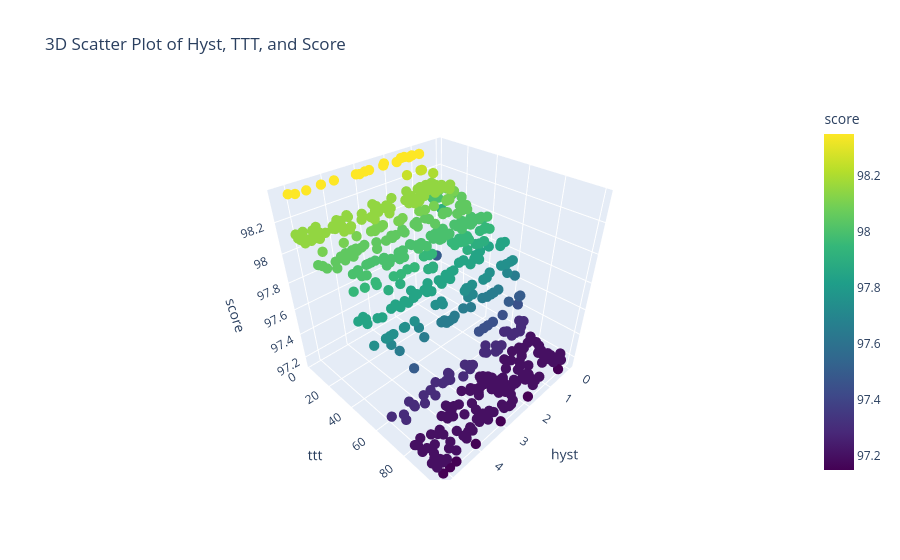

Notebook code cell kept with this figure:
### Code cell
plots.plot_3d_hyst_ttt_score(score)

### Figure 1 — Plotly figure (JSON) as saved in the notebook; plotly's stock layout.template omitted (floating-point values rounded to 4 significant figures; data arrays with more than 128 entries replaced by an {"elided": "..."} marker saying what was removed)
{"data": [{"hovertemplate": "hyst=%{x}<br>ttt=%{y}<br>score=%{marker.color}<extra></extra>", "legendgroup": "", "marker": {"color": {"elided": "501 float values"}, "coloraxis": "coloraxis", "size": 6, "symbol": "circle"}, "mode": "markers", "name": "", "scene": "scene", "showlegend": false, "type": "scatter3d", "x": {"elided": "501 float values"}, "y": {"elided": "501 float values"}, "z": {"elided": "501 float values"}}], "layout": {"coloraxis": {"colorbar": {"title": {"text": "score"}}, "colorscale": [[0, "#440154"], [0.1111, "#482878"], [0.2222, "#3e4989"], [0.3333, "#31688e"], [0.4444, "#26828e"], [0.5556, "#1f9e89"], [0.6667, "#35b779"], [0.7778, "#6ece58"], [0.8889, "#b5de2b"], [1, "#fde725"]]}, "legend": {"tracegroupgap": 0}, "scene": {"domain": {"x": [0, 1], "y": [0, 1]}, "xaxis": {"title": {"text": "hyst"}}, "yaxis": {"title": {"text": "ttt"}}, "zaxis": {"title": {"text": "score"}}}, "title": {"text": "3D Scatter Plot of Hyst, TTT, and Score"}}}
